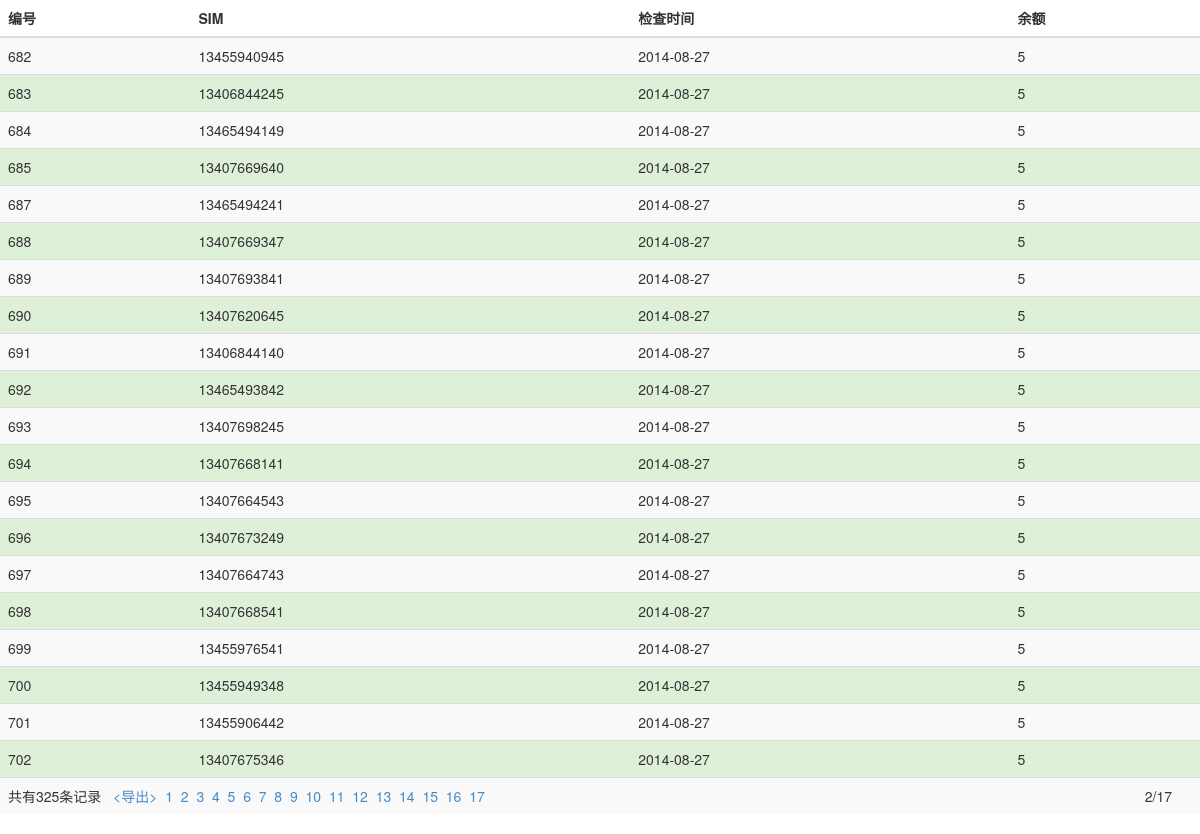
The app's page /index.php?page=2 with its own data.
### tables this page shows
CREATE TABLE IF NOT EXISTS `baseinfo` (
  `id` int(11) NOT NULL AUTO_INCREMENT,
  `sim` varchar(11) NOT NULL,
  `lastcheck` date NOT NULL,
  `current` float NOT NULL,
  PRIMARY KEY (`id`)
);

### Web/index.php (the view, shortened to what this page needs)
<!DOCTYPE html>
<html>
  <head>
    <link rel="stylesheet" href="css/bootstrap.min.css">
    <link rel="stylesheet" href="css/balance.css">
  </head>
  <body>
    <?php
    $sql = "select * from baseinfo where current < 10 or current = 99999 order by current";
    $result = mysql_query($sql);
    $rowNumber = mysql_num_rows($result);
    $pageSize = 20;
    $pageCount = ceil($rowNumber / $pageSize);
    $pageNum=isset($_GET['page'])?intval($_GET['page']):1;
    $offset = ($pageNum - 1) * $pageSize;
    $sql .= " limit {$offset}, {$pageSize}";
    $result = mysql_query($sql);
    ?>
    <div class="container-fluid">
    <div class="row-fluid">
        <div class="span12">
            <table class="table table-hover table-striped">
                <thead>
                    <tr>
                        <th>
                            编号
                        </th>
                        <th>
                            SIM
                        </th>
                        <th>
                            检查时间
                        </th>
                        <th>
                            余额
                        </th>
                    </tr>
                </thead>
                <tbody>
                    <?php
                    while ($row = mysql_fetch_array($result)) {
                        echo "<tr class = 'success'>";
                        echo "<td>" . $row['id'] . "</td>";
                        echo "<td>" . $row['sim'] . "</td>";
                        echo "<td>" . $row['lastcheck'] . "</td>";
                        echo "<td>" . $row['current'] . "</td>";
                        echo "</tr>";
                    }
                    ?>
                    <tr>
                        <?php
                        echo "<td colspan = '4'>共有" . $rowNumber . "条记录 &nbsp;&nbsp;<a href = 'export.php'><导出></a>&nbsp;&nbsp;";
                        if ($rowNumber <= $pageSize) {
                            echo "1";
                        }
                        else {
                            for ($i=1; $i <= $pageCount ; $i++) {
                                echo "<a href=\"{$_SERVER['PHP_SELF']}?page={$i}\">{$i}</a>&nbsp;&nbsp;";
                            }
                            echo "<span>" . $pageNum . "/" . $pageCount . "</span>";
                        }
                        echo "</td>";
                        ?>
                    </tr>
                </tbody>
            </table>
        </div>
    </div>
</div>
  </body>
</html>

### Web/css/balance.css (style rules this page uses)
td span { float:right; padding-right:20px; }

### records on screen
baseinfo: id "682", sim "13455940945", lastcheck "2014-08-27", current "5"
baseinfo: id "683", sim "13406844245", lastcheck "2014-08-27", current "5"
baseinfo: id "684", sim "13465494149", lastcheck "2014-08-27", current "5"
baseinfo: id "685", sim "13407669640", lastcheck "2014-08-27", current "5"
baseinfo: id "687", sim "13465494241", lastcheck "2014-08-27", current "5"
baseinfo: id "688", sim "13407669347", lastcheck "2014-08-27", current "5"
baseinfo: id "689", sim "13407693841", lastcheck "2014-08-27", current "5"
baseinfo: id "690", sim "13407620645", lastcheck "2014-08-27", current "5"
baseinfo: id "691", sim "13406844140", lastcheck "2014-08-27", current "5"
baseinfo: id "692", sim "13465493842", lastcheck "2014-08-27", current "5"
baseinfo: id "693", sim "13407698245", lastcheck "2014-08-27", current "5"
baseinfo: id "694", sim "13407668141", lastcheck "2014-08-27", current "5"
baseinfo: id "695", sim "13407664543", lastcheck "2014-08-27", current "5"
baseinfo: id "696", sim "13407673249", lastcheck "2014-08-27", current "5"
baseinfo: id "697", sim "13407664743", lastcheck "2014-08-27", current "5"
baseinfo: id "698", sim "13407668541", lastcheck "2014-08-27", current "5"
baseinfo: id "699", sim "13455976541", lastcheck "2014-08-27", current "5"
baseinfo: id "700", sim "13455949348", lastcheck "2014-08-27", current "5"
baseinfo: id "701", sim "13455906442", lastcheck "2014-08-27", current "5"
baseinfo: id "702", sim "13407675346", lastcheck "2014-08-27", current "5"

### other values on screen
$rowNumber "325"
$pageNum "2"
$pageCount "17"
